Frame 1 (no input): blank canvas, image omitted
Frame 60 (no input): blank canvas, image omitted
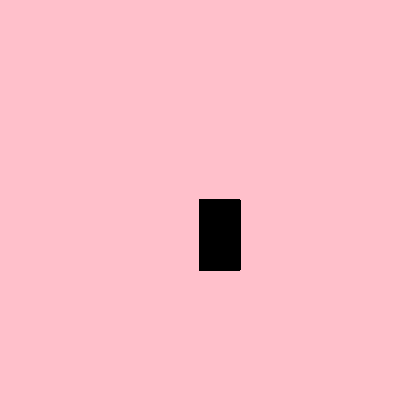
Frame 120 (the mouse pressed at the canvas centre since frame 60)

The p5.js sketch whose frames 1 and 60 were blank and that drew this single picture after the mouse press (run headless with seeded random() and noise() and a simulated clock; from frame 60 on, the mouse is pressed at the canvas centre):

// p5.js sketch
// ── sketch.js
function setup() {
    createCanvas(400, 400);
   background('pink');
  }
  function draw() {
  if(mouseIsPressed){
   rect(mouseX,mouseY,40,70); 
    
  }
    
    
    
  fill('black')  
   
  }
